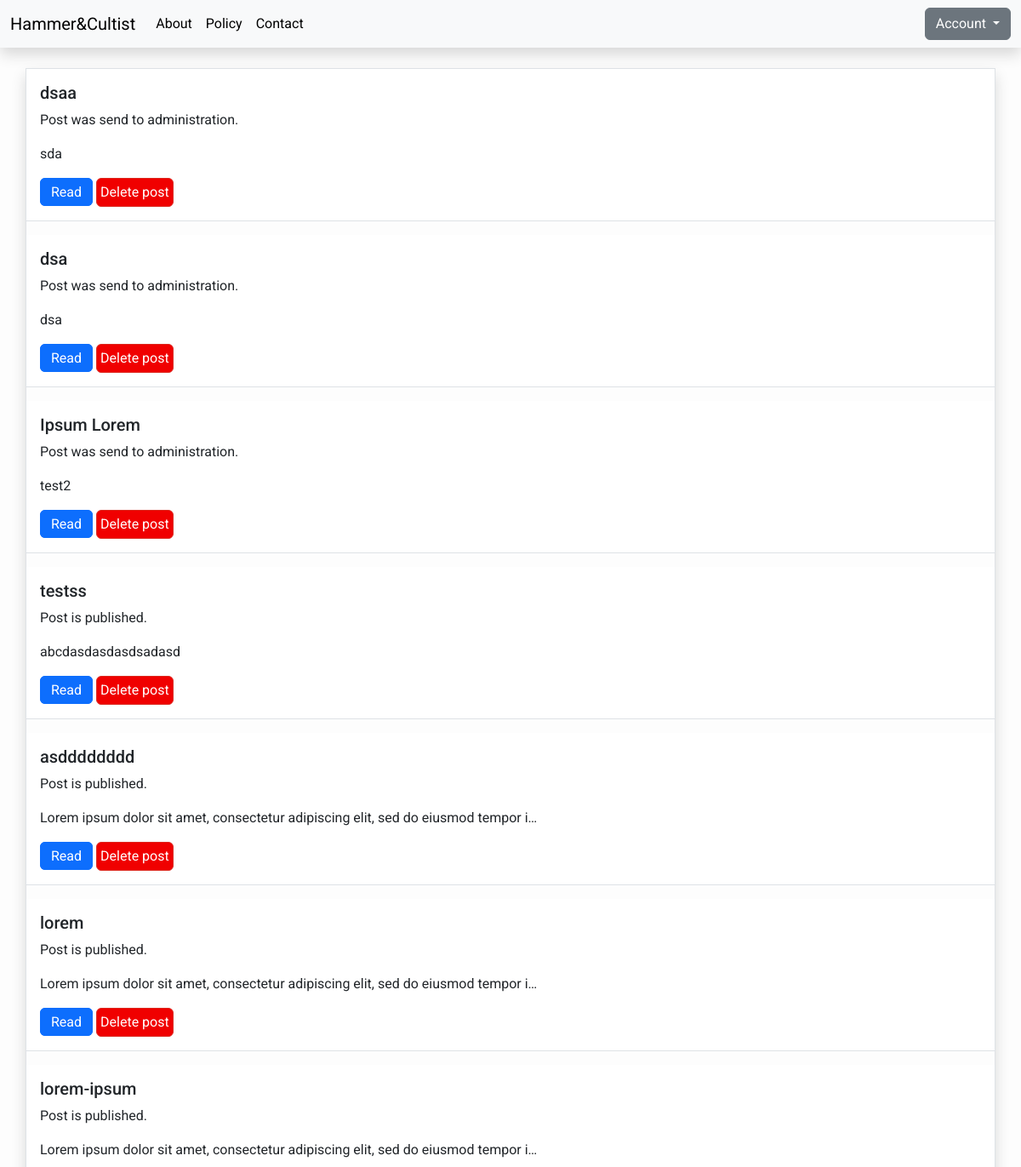
Page /user/admin/posts/ (signed in, upper part) on the earlier database version.
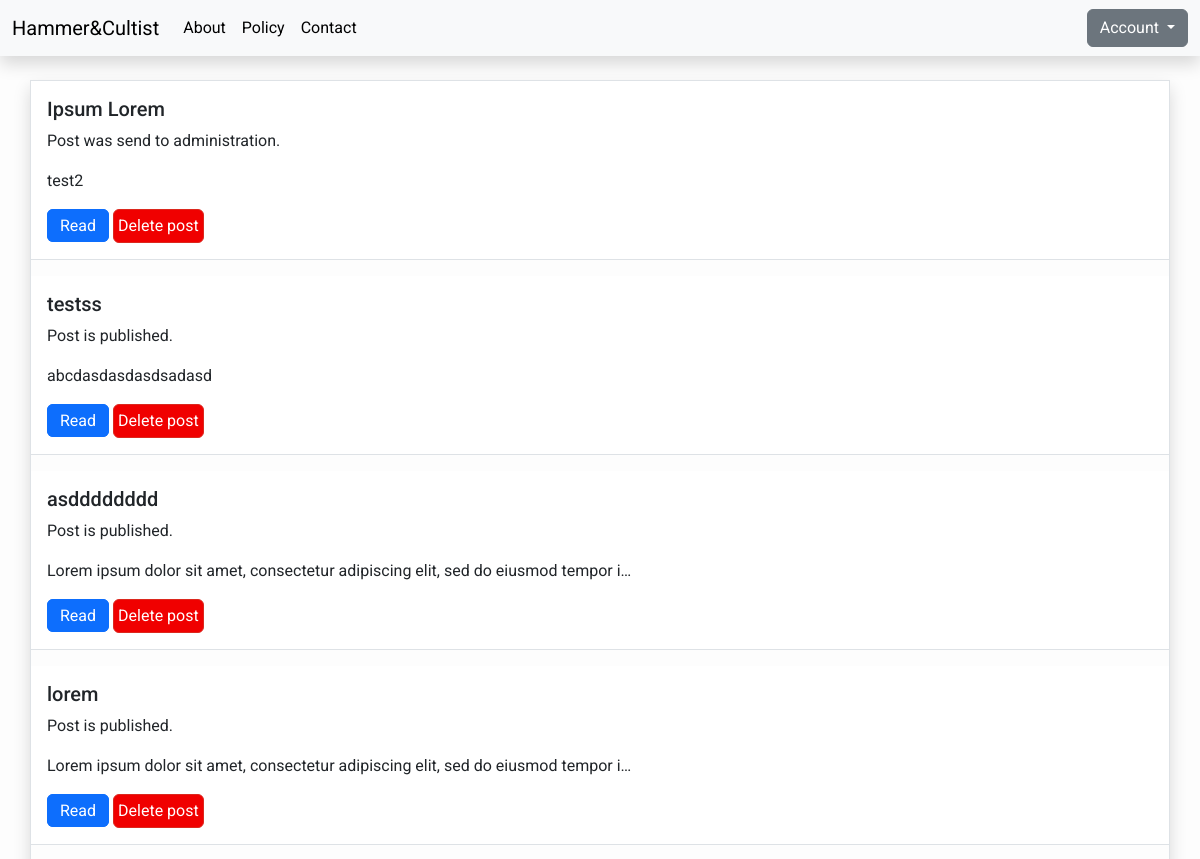
Same page on the later database version.
### blog/models.py (models this page shows, shortened)
class Post(models.Model):
    title = models.CharField(max_length=200, unique=True)
    slug = models.SlugField(max_length=200, unique=True)
    author = models.ForeignKey(User, on_delete=models.CASCADE, related_name="blog_posts")
    updated_on = models.DateTimeField(auto_now=True)
    image = models.ImageField(upload_to='media/featured_image/%Y/%m/%d/', default=GLOBAL_CONSTANTS["DEFAULT_THUMBNAIL_PATH"])
    content = models.TextField()
    likes = models.IntegerField(default=0)
    created_on = models.DateTimeField(auto_now_add=True)
    status = models.IntegerField(choices=STATUS, default=0)
    class Meta:
        verbose_name = ("Post")
        verbose_name_plural = ("Posts")
        ordering = ['-created_on']

### user/views.py (the view)
# urls.py: path("<str:username>/posts/", views.UserPosts.as_view(), name="user-posts"),
class UserPosts(LoginRequiredMixin, generic.ListView):
    template_name = "user/user_posts.html"
    def dispatch(self, request: HttpRequest, *args, **kwargs):
        try:
            user = User.objects.filter(
                username=self.kwargs["username"], pk=request.user.pk
            ).get()
        except User.DoesNotExist:
            return HttpResponse("Forbidden resource", status=403)
        return super().dispatch(request, *args, **kwargs)
    def get_queryset(self) -> QuerySet[Any]:
        user = self.kwargs["username"]
        queryset = Post.objects.filter(author_id__username=user).order_by("-created_on")
        return queryset

### templates/user/user_posts.html (shortened to what this page needs)
{% extends "base.html" %}
{% block content %}
<section class="container my-posts h-75 overflow-y-auto overflow-x-hidden mb-2 mt-4 shadow border border-gray g-0">
    <div class="row g-0">
        {% for post in post_list %}
        <div class="col-12 pb-3">
            <div class="rounded-0 border-0 border-bottom card shadow-none h-100">
                <div class="row g-0">
                    <div class="col">
                        <div class="card-body d-flex flex-column h-100">
                            <h2 class="card-title fs-5">{{ post.title }}</h2>
                            <p class="card-text">
                                {% if post.status == 1 %}
                                    Post is published.
                                {% elif post.status == 2 %}
                                    Post was send to administration.
                                {% else %}
                                    Draft.
                                {% endif %}
                            </p>
                            <p class="card-text">{{post.content|slice:":80" }}{% if post.content|length > 79 %}&hellip;{% endif %}</p>
                            <div>
                                {% if post.status == 0 %}
                                <a href="{% url 'edit-post' user.username post.pk  %}" class="btn btn-primary align-self-baseline d-inline">Edit</a>
                                {% else %}
                                <a href="{% url 'post-detail' post.slug  %}" class="btn btn-primary align-self-baseline d-inline">Read</a>
                                {% endif %}
                                <button onclick="remove_post(this ,'{{ user.username }}', '{{post.pk}}')" class="btn btn-danger p-1 align-self-baseline d-inline">Delete post</button>
                            </div>
                        </div>
                    </div>
                </div>
            </div>
        </div>
        {% endfor %}
    </div>
</section>
{% load static %}
{% endblock content %}

Differences in the rows shown:
removed Post: title "dsaa", status "Post was send to administration.", content "sda"
removed Post: title "dsa", status "Post was send to administration.", content "dsa"
no longer on this page (row unchanged): Post: title "lorem-ipsum", status "Post is published.", content "Lorem ipsum dolor sit amet, consectetur adipiscing elit, sed do eiusmod tempor i"
